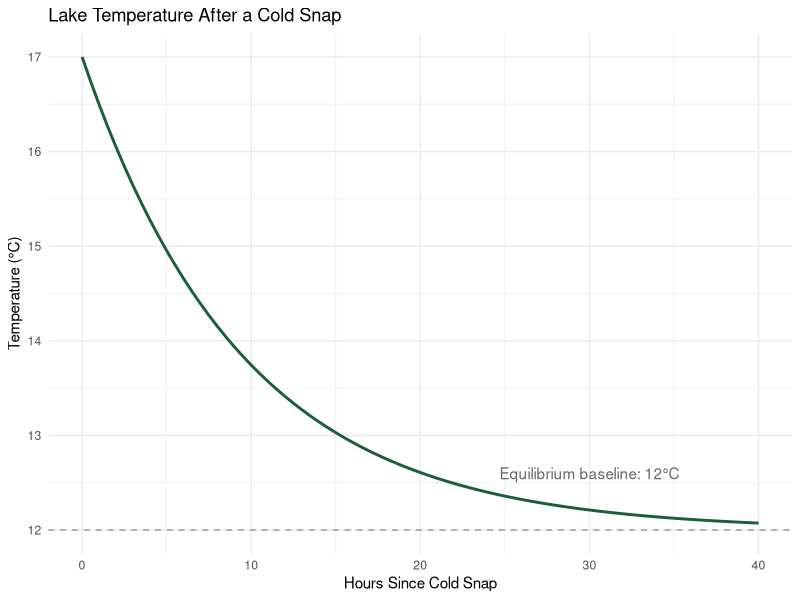

The R script that drew this image:
## ---- chunk 1
library(ggplot2)

t_vals <- seq(0, 40, by = 0.5)
T_vals <- 5*(0.9)^t_vals + 12

df <- data.frame(t = t_vals, T = T_vals)

ggplot(df, aes(x = t, y = T)) +
  geom_line(color = "#1a5e3a", linewidth = 1) +
  geom_hline(yintercept = 12, linetype = "dashed", color = "grey60") +
  annotate("text", x = 30, y = 12.6, label = "Equilibrium baseline: 12°C", color = "grey40") +
  labs(title = "Lake Temperature After a Cold Snap",
       x = "Hours Since Cold Snap", y = "Temperature (°C)") +
  theme_minimal()
